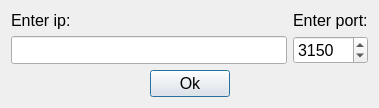
<?xml version="1.0" encoding="UTF-8"?>
<ui version="4.0">
 <class>PortDialog</class>
 <widget class="QDialog" name="PortDialog">
  <property name="geometry">
   <rect>
    <x>0</x>
    <y>0</y>
    <width>379</width>
    <height>105</height>
   </rect>
  </property>
  <property name="windowTitle">
   <string>Select Port</string>
  </property>
  <layout class="QGridLayout" name="gridLayout">
   <item row="0" column="0">
    <layout class="QVBoxLayout" name="verticalLayout">
     <item>
      <widget class="QLabel" name="label">
       <property name="sizePolicy">
        <sizepolicy hsizetype="Preferred" vsizetype="Fixed">
         <horstretch>0</horstretch>
         <verstretch>0</verstretch>
        </sizepolicy>
       </property>
       <property name="font">
        <font>
         <pointsize>12</pointsize>
        </font>
       </property>
       <property name="text">
        <string>Enter ip:</string>
       </property>
      </widget>
     </item>
     <item>
      <widget class="QLineEdit" name="ip">
       <property name="sizePolicy">
        <sizepolicy hsizetype="Expanding" vsizetype="Expanding">
         <horstretch>0</horstretch>
         <verstretch>0</verstretch>
        </sizepolicy>
       </property>
       <property name="font">
        <font>
         <pointsize>12</pointsize>
        </font>
       </property>
      </widget>
     </item>
    </layout>
   </item>
   <item row="0" column="1">
    <layout class="QVBoxLayout" name="verticalLayout_2">
     <item>
      <widget class="QLabel" name="label_2">
       <property name="sizePolicy">
        <sizepolicy hsizetype="Preferred" vsizetype="Fixed">
         <horstretch>0</horstretch>
         <verstretch>0</verstretch>
        </sizepolicy>
       </property>
       <property name="font">
        <font>
         <pointsize>12</pointsize>
        </font>
       </property>
       <property name="text">
        <string>Enter port:</string>
       </property>
      </widget>
     </item>
     <item>
      <widget class="QSpinBox" name="port">
       <property name="sizePolicy">
        <sizepolicy hsizetype="Minimum" vsizetype="Expanding">
         <horstretch>0</horstretch>
         <verstretch>0</verstretch>
        </sizepolicy>
       </property>
       <property name="font">
        <font>
         <pointsize>12</pointsize>
        </font>
       </property>
       <property name="minimum">
        <number>1</number>
       </property>
       <property name="maximum">
        <number>65535</number>
       </property>
       <property name="value">
        <number>3150</number>
       </property>
      </widget>
     </item>
    </layout>
   </item>
   <item row="1" column="0" colspan="2">
    <layout class="QHBoxLayout" name="horizontalLayout">
     <item>
      <spacer name="horizontalSpacer">
       <property name="orientation">
        <enum>Qt::Horizontal</enum>
       </property>
       <property name="sizeHint" stdset="0">
        <size>
         <width>40</width>
         <height>20</height>
        </size>
       </property>
      </spacer>
     </item>
     <item>
      <widget class="QPushButton" name="ok">
       <property name="font">
        <font>
         <pointsize>12</pointsize>
        </font>
       </property>
       <property name="text">
        <string>Ok</string>
       </property>
      </widget>
     </item>
     <item>
      <spacer name="horizontalSpacer_2">
       <property name="orientation">
        <enum>Qt::Horizontal</enum>
       </property>
       <property name="sizeHint" stdset="0">
        <size>
         <width>40</width>
         <height>20</height>
        </size>
       </property>
      </spacer>
     </item>
    </layout>
   </item>
  </layout>
 </widget>
 <resources/>
 <connections/>
</ui>
